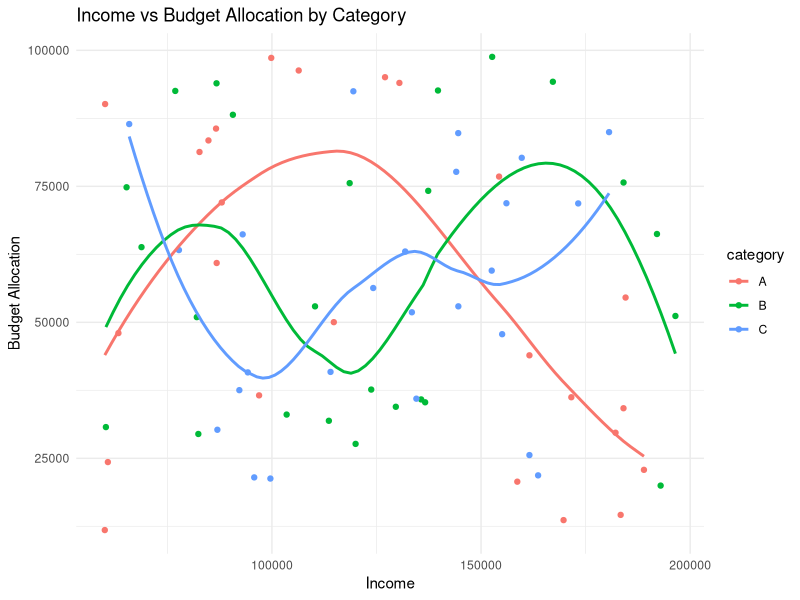
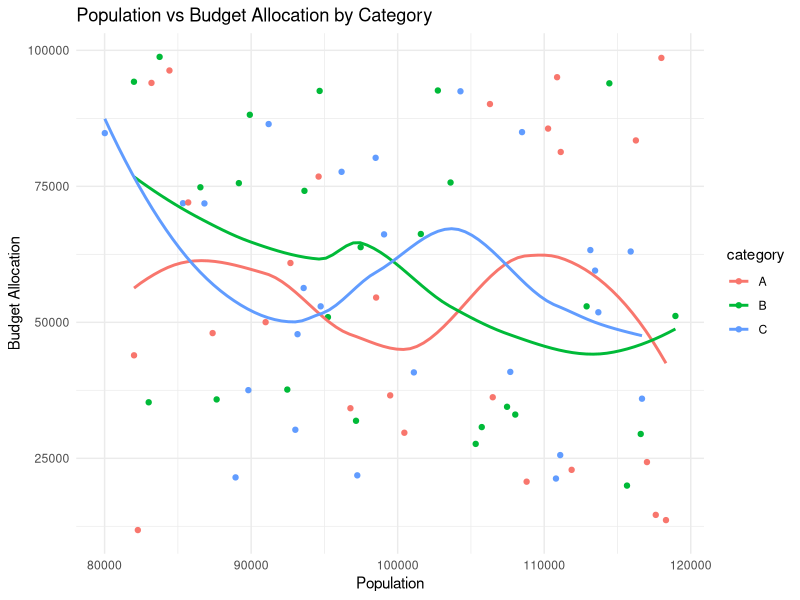

These charts were generated, in order, by the following R code:
#### Preamble ####
# Purpose: Simulate data for a fictional scenario
# Author: Aviral Bhardwaj
# Date: 24 September 2024
# Contact: aviral.bhardwaj@mail.utoronto.ca
# License: MIT
# Pre-requisites: N.A
# Any other information needed? N.A


#### Workspace setup ####
# Load required library
library(tibble)
library(ggplot2)

# Set seed for reproducibility
set.seed(1008239407)

# Parameters
wards <- 25
categories <- c('A', 'B', 'C')

# Simulate data
ward_id <- rep(1:wards, each = length(categories))  # Ward IDs from 1 to 25
category <- rep(categories, times = wards)  # Categories A, B, C for each ward
population <- sample(80000:120000, size = wards * length(categories), replace = TRUE)  # Population 80k to 120k
income <- sample(60000:200000, size = wards * length(categories), replace = TRUE)  # Income 60k to 200k
budget_allocation <- sample(10000:100000, size = wards * length(categories), replace = TRUE)  # Budget 10k to 100k

# Create tibble (data frame)
df <- tibble(
  ward_id = ward_id,
  category = category,
  population = population,
  income = income,
  budget_allocation = budget_allocation
)

# Convert each column to its appropriate data type
df$ward_id <- as.integer(df$ward_id)
df$category <- as.factor(df$category)
df$population <- as.integer(df$population)
df$income <- as.integer(df$income)
df$budget_allocation <- as.integer(df$budget_allocation)

# Plot 1: Income vs Budget Allocation with smooth line for each category
plot_income_vs_budget <- ggplot(df, aes(x = income, y = budget_allocation, color = category)) +
  geom_point() +  # Dot plot
  geom_smooth(method = "loess", se = FALSE) +  # Smooth fit line
  labs(title = "Income vs Budget Allocation by Category",
       x = "Income",
       y = "Budget Allocation") +
  theme_minimal()

# Plot 2: Population vs Budget Allocation with smooth line for each category
plot_population_vs_budget <- ggplot(df, aes(x = population, y = budget_allocation, color = category)) +
  geom_point() +  # Dot plot
  geom_smooth(method = "loess", se = FALSE) +  # Smooth fit line
  labs(title = "Population vs Budget Allocation by Category",
       x = "Population",
       y = "Budget Allocation") +
  theme_minimal()


